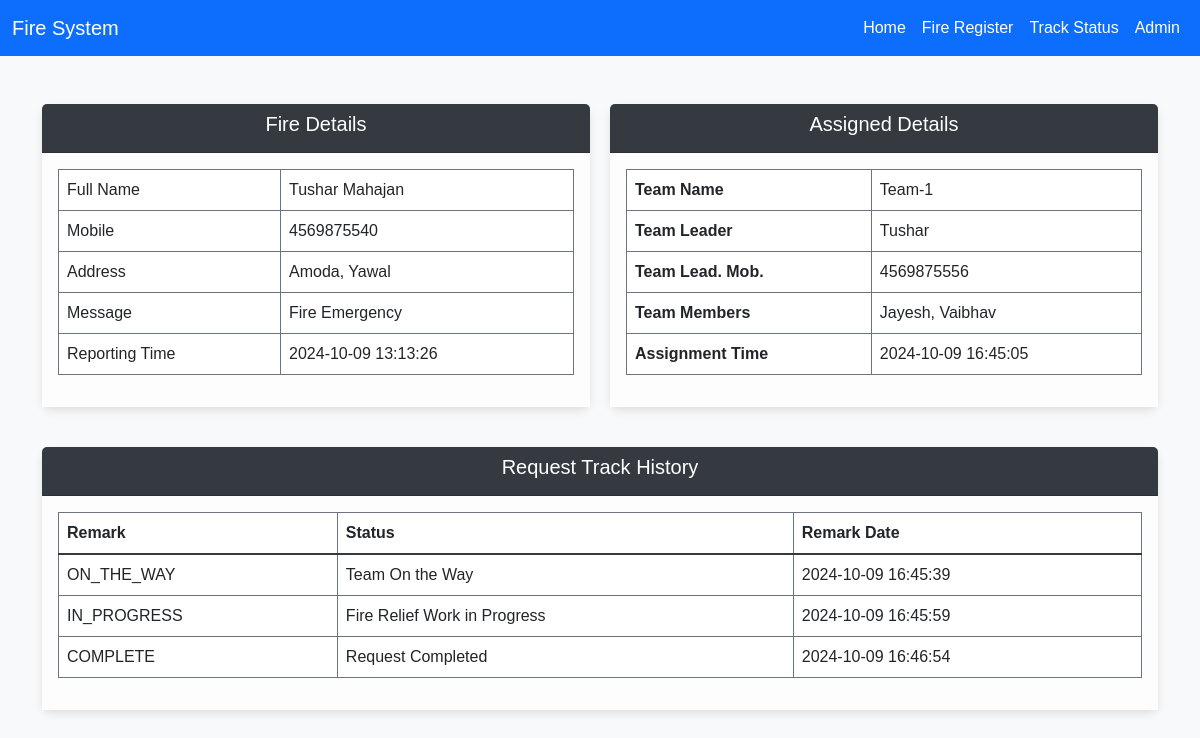
Screenshot of /user/views/show-status.php?request_id=4 with the database file from the repository.
### tables this page shows
CREATE TABLE `fire_report` (
  `id` int(11) NOT NULL,
  `full_name` varchar(50) NOT NULL,
  `mobile` varchar(11) NOT NULL,
  `email` varchar(50) NOT NULL,
  `location` varchar(100) NOT NULL,
  `message` varchar(500) NOT NULL,
  `assign_to` int(11) NOT NULL,
  `status` varchar(50) NOT NULL,
  `posting_date` datetime NOT NULL,
  `assignment_time` datetime NOT NULL
);

CREATE TABLE `fire_team` (
  `team_id` int(11) NOT NULL,
  `team_name` varchar(50) NOT NULL,
  `team_leader` varchar(50) NOT NULL,
  `mobile` varchar(15) NOT NULL,
  `team_members` varchar(500) NOT NULL,
  `posting_date` datetime NOT NULL
);

CREATE TABLE `request_history` (
  `h_id` int(11) NOT NULL,
  `r_id` int(11) DEFAULT NULL,
  `remark` varchar(30) NOT NULL,
  `message` varchar(30) NOT NULL,
  `date` datetime DEFAULT NULL
);

### user/views/show-status.php (the view, shortened to what this page needs)
<!DOCTYPE html>
<html lang="en">
<head>
  <link href="https://cdn.jsdelivr.net/npm/bootstrap@5.3.0-alpha1/dist/css/bootstrap.min.css" rel="stylesheet">
</head>
<body>
  <?php
  include "./navbar2.php";
  ?>
  <div class="container my-5">
    <div class="small-cards">
      <div class="card card-custom small-card">
        <div class="card-header card-header-custom text-center">
          <h5>Fire Details</h5>
        </div>
        <div class="card-body card-body-custom first-card">
          <table class="table table-bordered border-secondary">
            <?php
            require "../../config/connect.php";
            $report_id = $_GET['request_id'];
            $result = mysqli_query($conn, "SELECT *FROM fire_report WHERE id = $report_id");
            if (mysqli_num_rows($result) > 0) {
              $row = mysqli_fetch_assoc($result);
              echo "
                <tr>
                <td>Full Name</td>
                <td>$row[full_name]</td>
                </tr>
                <tr>
                  <td>Mobile</td>
                  <td>$row[mobile]</td>
                </tr>
                <tr>
                  <td>Address</td>
                  <td>$row[location]</td>
                </tr>
                <tr>
                  <td>Message</td>
                  <td>$row[message]</td>
                </tr>
                <tr>
                  <td>Reporting Time</td>
                  <td>$row[posting_date]</td>
                </tr>
                ";
            } else {
              echo " <p>Not Found</p>";
            }
            ?>
          </table>
        </div>
      </div>
      <div class="card card-custom small-card">
        <div class="card-header card-header-custom text-center">
          <h5>Assigned Details</h5>
        </div>
        <div class="card-body card-body-custom">
          <table class="table table-bordered border-secondary">
            <?php
            $result = mysqli_query($conn, "SELECT *FROM fire_team WHERE team_id = $row[assign_to]");
            $result1 = mysqli_query($conn, "SELECT *FROM fire_report WHERE id = $_GET[request_id]");
            if (mysqli_num_rows($result) > 0) {
              $row = mysqli_fetch_assoc($result);
              $dateRow = mysqli_fetch_assoc($result1);
              echo "
              <tr>
                <th>Team Name</th>
                <td>$row[team_name]</td>
              </tr>
              <tr>
                <th>Team Leader</th>
                <td>$row[team_leader]</td>
              </tr>
              <tr>
                <th>Team Lead. Mob.</th>
                <td>$row[mobile]</td>
              </tr>
              <tr>
                <th>Team Members</th>
                <td>$row[team_members]</td>
              </tr>
              <tr>
                <th>Assignment Time</th>
                <td>$dateRow[assignment_time]</td>
              </tr>
              ";
            } else {
              echo "<tr><td colspan='2' class='text-center text-danger'>No Assignment Found</td></tr>";
            }
            ?>
          </table>
        </div>
      </div>
    </div>
    <div class="card card-custom large-card full-width-card">
      <div class="card-header card-header-custom text-center">
        <h5>Request Track History</h5>
      </div>
      <div class="card-body card-body-custom">
        <table class="table table-bordered border-secondary">
          <tr>
            <th scope="col">Remark</th>
            <th scope="col">Status</th>
            <th scope="col">Remark Date</th>
          </tr>
          <tbody class="table-group-divider">
            <?php
            $result = mysqli_query($conn, "SELECT *FROM request_history WHERE r_id = $_GET[request_id]");
            if (mysqli_num_rows($result) > 0) {
              while ($row = mysqli_fetch_assoc($result)) {
                echo " <tr>
                    <td>$row[remark]</td>
                    <td>$row[message]</td>
                    <td>$row[date]</td>
                </tr>";
              }
            } else {
              echo "<tr><td colspan='3' class='text-center text-danger'>No Request History AVL..</td></tr>";
            }
            ?>
          </tbody>
        </table>
      </div>
    </div>
  </div>
</body>
</html>

### user/views/navbar2.php (shortened to what this page needs)
<nav class="navbar navbar-expand-lg bg-primary mb-3" data-bs-theme="dark">
  <div class="container-fluid">
    <a class="navbar-brand text-white" href="#">Fire System </a>
    <div class="collapse navbar-collapse" id="navbarText">
      <ul class="navbar-nav ms-auto mb-2 mb-lg-0 ">
        <li class="nav-item ">
          <a class="nav-link text-white active" aria-current="page" href="../../">Home</a>
        </li>
        <li class="nav-item">
          <a class="nav-link text-white" href="./fire-register.php">Fire Register</a>
        </li>
        <li class="nav-item">
          <a class="nav-link text-white" href="./view-reports.php">Track Status</a>
        </li>
        <li class="nav-item">
          <a class="nav-link text-white" href="../../Admin/views/admin-dashboard.php">Admin</a>
        </li>
      </ul>
    </div>
  </div>
</nav>

### user/views/show-status.php (style rules this page uses)
body { background-color: #f8f9fa; color: #343a40; font-family: 'Arial', sans-serif; }
.card-custom { box-shadow: 0 4px 8px rgba(0, 0, 0, 0.1); border: none; border-radius: 10px; transition: transform 0.2s; position: relative; }
.card-header-custom { background-color: #343a40; color: white; border-top-left-radius: 10px; border-top-right-radius: 10px; }
.card-body-custom { background-color: #fdfdfd; color: #343a40; }
.full-width-card { background-color: #28a745; color: white; }
.small-cards { display: flex; flex-wrap: wrap; justify-content: space-between; margin-bottom: 20px; gap: 20px; }
.small-card { flex: 1 0 450px; margin-bottom: 20px; z-index: 2; position: relative; }
li { cursor: pointer; }
.large-card { width: 100%; position: relative; z-index: 1; }

### rows the page displays
fire_report: full_name "Tushar Mahajan", mobile "4569875540", location "Amoda, Yawal", message "Fire Emergency", posting_date "2024-10-09 13:13:26", assignment_time "2024-10-09 16:45:05"
fire_team: team_name "Team-1", team_leader "Tushar", mobile "4569875556", team_members "Jayesh, Vaibhav"
request_history: remark "ON_THE_WAY", message "Team On the Way", date "2024-10-09 16:45:39"
request_history: remark "IN_PROGRESS", message "Fire Relief Work in Progress", date "2024-10-09 16:45:59"
request_history: remark "COMPLETE", message "Request Completed", date "2024-10-09 16:46:54"
